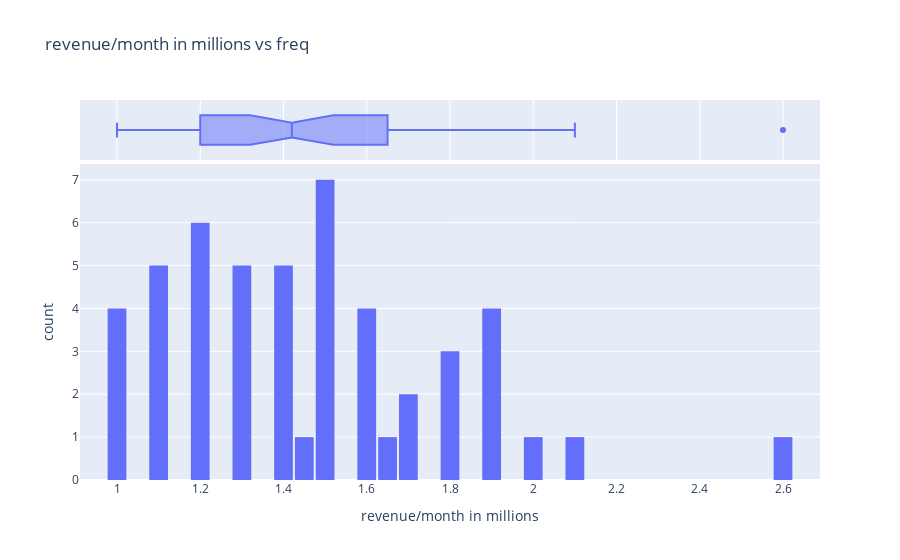

Source (notebook cell):
### Markdown cell above
#### E) here we are trying to get the revenue/month with its highest and lowest frequencies

### Code cell
fig = px.histogram(datas,x='revenue/month in millions',marginal='box',nbins=50,title='revenue/month in millions vs freq')
fig.update_layout(bargap=0.1)
fig.show()

### Figure 1 — Plotly figure (JSON) as saved in the notebook; plotly's stock layout.template omitted (floating-point values rounded to 4 significant figures)
{"data": [{"alignmentgroup": "True", "bingroup": "x", "hovertemplate": "revenue/month in millions=%{x}<br>count=%{y}<extra></extra>", "legendgroup": "", "marker": {"color": "#636efa", "pattern": {"shape": ""}}, "name": "", "nbinsx": 50, "offsetgroup": "", "orientation": "v", "showlegend": false, "type": "histogram", "x": [1.8, 1.9, 2, 2.1, 1, 1.1, 1.3, 2.6, 1.6, 1.5, 1.2, 1.3, 1.6, 1.4, 1.2, 1.1, 1.5, 1.9, 1.4, 1.5, 1.8, 1.9, 1.4, 1.5, 1.3, 1.2, 1.4, 1.2, 1.1, 1, 1.5, 1.6, 1.3, 1.1, 1, 1.7, 1.6, 1.8, 1.9, 1.4, 1.2, 1.1, 1.5, 1, 1.5, 1.7, 1.2, 1.3, 1.65, 1.44], "xaxis": "x", "yaxis": "y"}, {"alignmentgroup": "True", "hovertemplate": "revenue/month in millions=%{x}<extra></extra>", "legendgroup": "", "marker": {"color": "#636efa"}, "name": "", "notched": true, "offsetgroup": "", "showlegend": false, "type": "box", "x": [1.8, 1.9, 2, 2.1, 1, 1.1, 1.3, 2.6, 1.6, 1.5, 1.2, 1.3, 1.6, 1.4, 1.2, 1.1, 1.5, 1.9, 1.4, 1.5, 1.8, 1.9, 1.4, 1.5, 1.3, 1.2, 1.4, 1.2, 1.1, 1, 1.5, 1.6, 1.3, 1.1, 1, 1.7, 1.6, 1.8, 1.9, 1.4, 1.2, 1.1, 1.5, 1, 1.5, 1.7, 1.2, 1.3, 1.65, 1.44], "xaxis": "x2", "yaxis": "y2"}], "layout": {"bargap": 0.1, "barmode": "relative", "legend": {"tracegroupgap": 0}, "title": {"text": "revenue/month in millions vs freq"}, "xaxis": {"anchor": "y", "domain": [0, 1], "title": {"text": "revenue/month in millions"}}, "xaxis2": {"anchor": "y2", "domain": [0, 1], "matches": "x", "showgrid": true, "showticklabels": false}, "yaxis": {"anchor": "x", "domain": [0, 0.8316], "title": {"text": "count"}}, "yaxis2": {"anchor": "x2", "domain": [0.8416, 1], "matches": "y2", "showgrid": false, "showline": false, "showticklabels": false, "ticks": ""}}}
